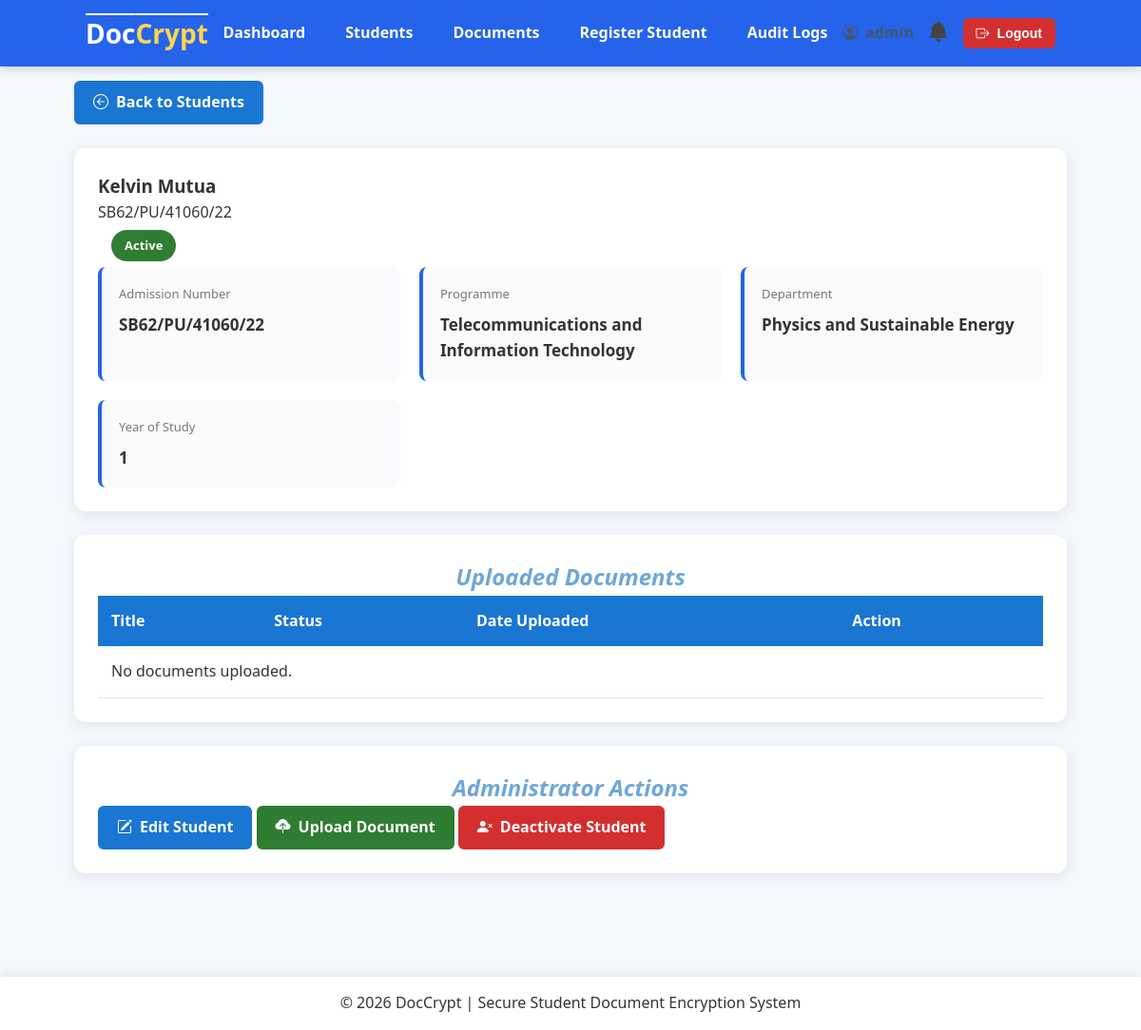
The app's page /students/18/ (signed in) with its own data.
### student/models.py (models this page shows, shortened)
class Student(models.Model):
    class Status(models.TextChoices):
        ACTIVE = "ACTIVE", "Active"
        DEFERRED = "DEFERRED", "Deferred"
        GRADUATED = "GRADUATED", "Graduated"
        DEACTIVATED = "DEACTIVATED", "Deactivated"
    class Year(models.IntegerChoices):
        YEAR_1 = 1 ,"Year 1"
        YEAR_2 = 2, "Year 2"
        YEAR_3 = 3, "Year 3"
        YEAR_4 = 4, "Year 4"
    user = models.OneToOneField(CustomUser,on_delete=models.CASCADE,related_name="student")
    admission_number = models.CharField(max_length=25,unique=True)
    first_name = models.CharField(max_length=50)
    last_name = models.CharField(max_length=50)
    phone_number = models.CharField(max_length=15,blank=True)
    programme = models.CharField(max_length=50)
    department = models.CharField(max_length=50)
    year_of_study = models.IntegerField(choices=Year.choices, default=Year.YEAR_1)
    status = models.CharField(max_length=25,choices=Status.choices, default=Status.ACTIVE)
    created_at = models.DateTimeField(auto_now_add=True)
    class Meta:
        ordering = ["admission_number"]
        verbose_name = "Student"
        verbose_name_plural = "Students"
    @property
    def full_name(self):
        return f"{self.first_name} {self.last_name}"

### student/views.py (the view)
# urls.py: path("<int:student_id>/", views.student_detail, name="student_detail"),
@login_required
def student_detail(request, student_id):
    if not request.user.is_admin:
        return render(request, "errors/403.html", status=403)
    student = get_object_or_404(
        Student.objects.select_related("user"), pk=student_id
    )
    documents = student.documents.all()
    context = {
        "student": student,
        "documents": documents,
    }
    return render(request, "students/student_detail.html", context)

### notifications/context_processors.py (called while the page is built)
def notifications(request):
    if request.user.is_authenticated:
        notifications = Notification.objects.filter(
            recipient=request.user,
            is_read=False,
        ).order_by("-created_at")[:5]
        return {
            'notifications': notifications,
            "notification_count": notifications.count(),
        }
    return {
        "notifications": [],
        "notification_count":0,
    }

### users/models.py (called while the page is built)
    @property
    def is_admin(self):
        return self.role == self.Role.ADMIN or self.is_superuser

### student/templates/students/student_detail.html (shortened to what this page needs)
{% extends "users/base.html" %}
{% block content %}
<div class="page-header">
        <a href="{% url 'student_list' %}" class="btn btn-primary">
            <i class="bi bi-arrow-left-circle"></i>
            Back to Students
        </a>
</div>
<div class="card">
    <div class="card-header">
        <div>
            <h3> {{ student.full_name }} </h3>
            <p class="text-muted"> {{ student.admission_number }} </p>
        </div>
        <div class="badge">
            {% if student.status == "ACTIVE" %}
                <span class="badge badge-success">
                    {{ student.get_status_display }}
                </span>
            {% elif student.status == "DEFERRED" %}
                <span class="badge badge-warning">
                    {{ student.get_status_display }}
                </span>
            {% elif student.status == "DEACTIVATED" %}
                <span class="badge badge-danger">
                    {{ student.get_status_display }}
                </span>
            {% elif student.status == "GRADUATED" %}
                <span class="badge badge-success">
                    {{ student.get_status_display }}
                </span>
            {% else %}
                <span class="badge badge-secondary">
                    {{ student.get_status_display }}
                </span>
            {% endif %}
        </div>
    </div>
    <div class="info-grid">
        <div class="info-item">
            <span class="label">Admission Number</span>
            <span> {{ student.admission_number }} </span>
        </div>
        <div class="info-item">
            <span class="label">Programme</span>
            <span> {{ student.programme }} </span>
        </div>
        <div class="info-item">
            <span class="label">Department</span>
            <span> {{ student.department }} </span>
        </div>
        <div class="info-item">
            <span class="label">Year of Study</span>
            <span> {{ student.year_of_study }} </span>
        </div>
    </div>
</div>
<div class="card">
    <div class="card-header">
        <h2>Uploaded Documents</h2>
    </div>
    <table class="table">
        <thead>
            <tr>
                <th>Title</th>
                <th>Status</th>
                <th>Date Uploaded</th>
                <th>Action</th>
            </tr>
        </thead>
        <tbody>
            {% for document in documents %}
            <tr>
                <td>
                    {{ document.title }}
                </td>
                <td>
                    {% if document.status == "ENCRYPTED" %}
                        <span class="badge badge-success">
                            {{ document.get_status_display }}
                        </span>
                    {% else %}
                        <span class="badge badge-warning">
                            {{ document.get_status_display }}
                        </span>
                    {% endif %}
                </td>
                <td>
                    {{ document.uploaded_at|date:"d M Y" }}
                </td>
                <td>
                    <a href="{% url 'preview_document' document.id %}" class="btn btn-success btn-small">Preview</a>
                </td>
            </tr>
            {% empty %}
            <tr>
                <td colspan="4" class="empty-table">No documents uploaded.</td>
            </tr>
            {% endfor %}
        </tbody>
    </table>
</div>
<div class="card">
    <h2>Administrator Actions</h2>
    <div class="action-buttons">
        <a href="{% url 'edit_student' student.id %}" class="btn btn-primary">
            <i class="bi bi-pencil-square"></i>Edit Student</a>
        <a href="{% url 'upload_document_student' student.id %}" class="btn btn-success">
            <i class="bi bi-cloud-upload-fill"></i>Upload Document</a>
        {% if student.status == student.Status.ACTIVE %}
            <a href="{% url 'toggle_student_status' student.id %}" class="btn btn-danger">
                <i class="bi bi-person-x-fill"></i>Deactivate Student</a>
        {% else %}
            <a href="{% url 'toggle_student_status' student.id %}" class="btn btn-success">
                <i class="bi bi-person-check-fill"></i>Activate Student</a>
        {% endif %}
    </div>
</div>
{% endblock %}

### static/css/style.css (style rules this page uses)
* { margin:0; padding:0; box-sizing:border-box; }
html { scroll-behavior: smooth; }
body { font-family:"Segoe UI",Tahoma,Geneva,Verdana,sans-serif; background:#f4f7fb; color:#333; line-height:1.6; padding-bottom: 70px; }
h2 { text-align: center; font-style: oblique; color: rgb(109, 166, 216); }
.page-header { display:grid; grid-template-columns: 1fr auto; align-items:center; margin-bottom:25px; margin-top: 15px; }
.card { background:white; border-radius:12px; padding:25px; margin-bottom:25px; box-shadow:0 4px 15px rgba(0,0,0,.08); }
.btn { width: fit-content; display:inline-flex; align-items:center; justify-content:center; gap:8px; padding:10px 20px; border:none; font-weight:600; border-radius:6px; cursor:pointer; text-decoration:none; font-weight:600; transition:.3s; }
.btn-primary { background:#1976d2; color:white; }
.btn-success { background:#2e7d32; color:white; }
.btn-danger { background:#d32f2f; color:white; }
table { width:100%; border-collapse:collapse; }
th { background:#1976d2; color:white; padding:14px; text-align:left; }
td { padding:14px; border-bottom:1px solid #e5e5e5; text-align: left; }
table tbody tr { transition: .2s; }
.badge { display:inline-block; padding:6px 14px; border-radius:30px; color:white; font-size:13px; font-weight:600; }
.badge-success { background:#2e7d32; }
.info-grid { display:grid; grid-template-columns:repeat(auto-fit,minmax(250px,1fr)); gap:20px; }
.info-item { background:#f8fafc; border-left:4px solid #2563eb; padding:18px; border-radius:8px; }
.info-item .label { display:block; font-size:13px; color:#777; margin-bottom:8px; }
.info-item span:last-child { font-weight:600; font-size:17px; }

### records on screen
Student: full_name "Kelvin Mutua", admission_number "SB62/PU/41060/22", status "Active", programme "Telecommunications and Information Technology", department "Physics and Sustainable Energy", year_of_study "1"
